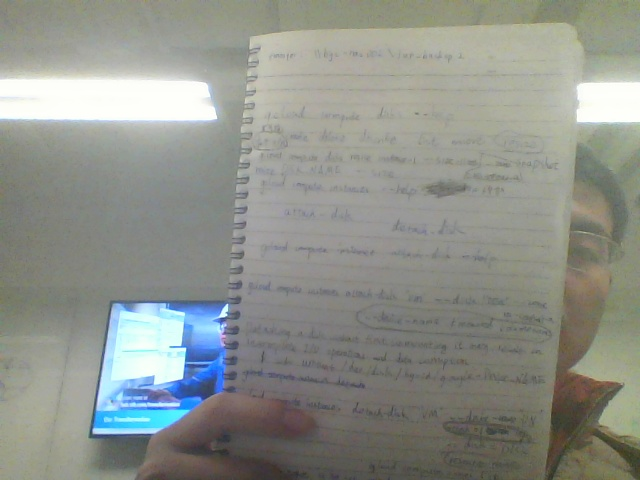
#> input picture tmp.jpg, 640 x 480 px
$ python 15.1_adaptive_shreshold.py
#> lines starting #> are read from the running program, lines starting #| are printed output that depends on the picture; after the words box and inside, x2 and y2 are one past the last pixel; in counts of white or black regions, pixels touching at a corner belong together
import cv2
import numpy as np
from matplotlib import pyplot as plt

img = cv2.imread('../tmp.jpg',0)
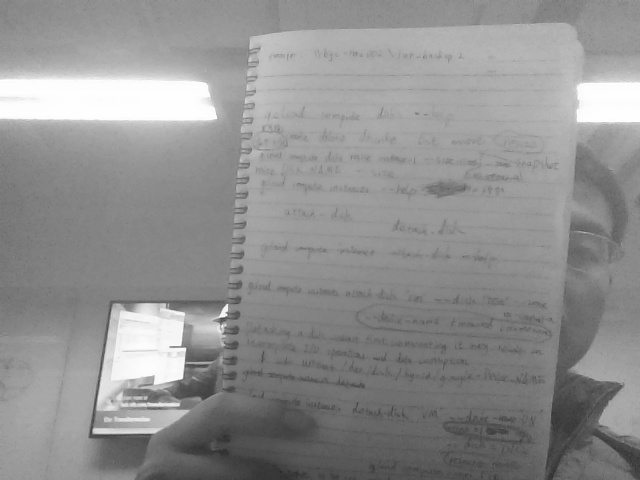
#> img: shape (480, 640); min 44, max 255, mean 144.4
img = cv2.medianBlur(img,5)

ret,th1 = cv2.threshold(img,127,255,cv2.THRESH_BINARY)
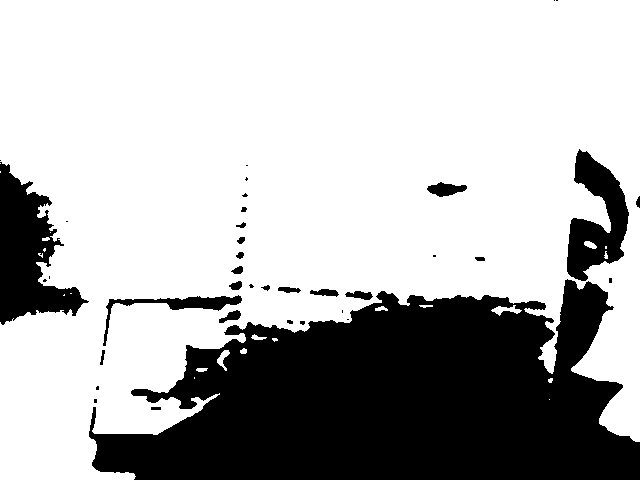
#> th1: shape (480, 640); 71.1% white; 38 black regions (17 under 20 px), largest, box (x1, y1, x2, y2) and area: (89, 279, 640, 480) 74768, (0, 162, 89, 325) 7159, (567, 149, 629, 281) 4308
th2 = cv2.adaptiveThreshold(img,255,cv2.ADAPTIVE_THRESH_MEAN_C,\
            cv2.THRESH_BINARY,11,2)
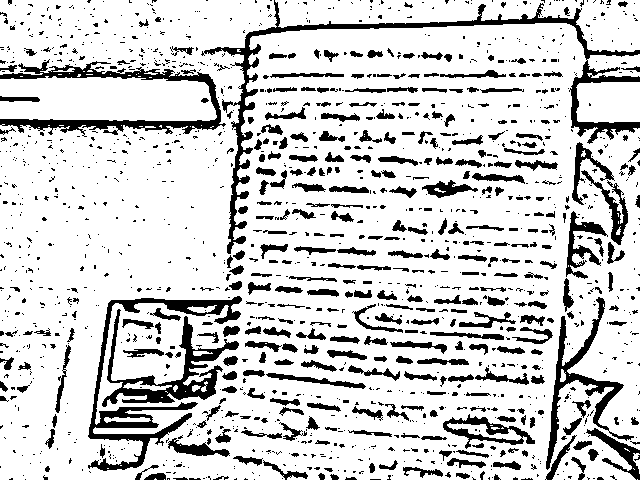
#> th2: shape (480, 640); 81.7% white; 1488 black regions (1122 under 20 px), largest, box (x1, y1, x2, y2) and area: (201, 0, 640, 254) 5955, (88, 296, 242, 471) 3894, (0, 59, 226, 137) 3681
th3 = cv2.adaptiveThreshold(img,255,cv2.ADAPTIVE_THRESH_GAUSSIAN_C,\
            cv2.THRESH_BINARY,11,2)
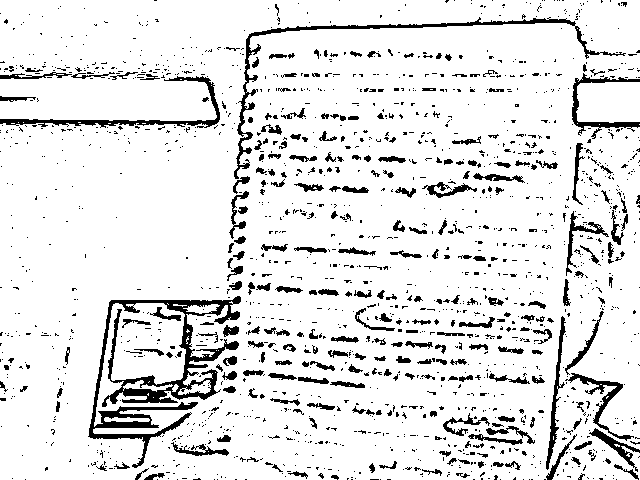
#> th3: shape (480, 640); 89.4% white; 1700 black regions (1440 under 20 px), largest, box (x1, y1, x2, y2) and area: (88, 296, 241, 468) 5573, (234, 17, 626, 179) 2128, (0, 76, 220, 128) 1339

titles = ['Original Image', 'Global Thresholding (v = 127)',
            'Adaptive Mean Thresholding', 'Adaptive Gaussian Thresholding']
images = [img, th1, th2, th3]

for i in xrange(4):
    plt.subplot(2,2,i+1),plt.imshow(images[i],'gray')
    plt.title(titles[i])
    plt.xticks([]),plt.yticks([])
plt.show()

$ run again, with dave.jpg copied over tmp.jpg
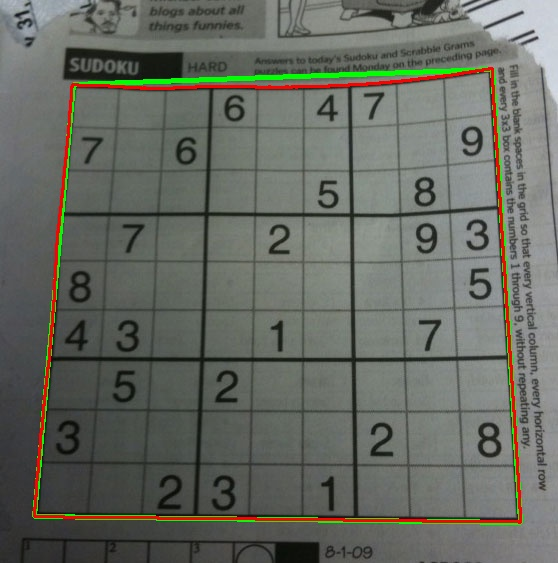
#> input picture dave.jpg, 558 x 563 px
#> `ret,th1 = cv2.threshold(img,127,255,cv2.THRESH_BINARY)`:
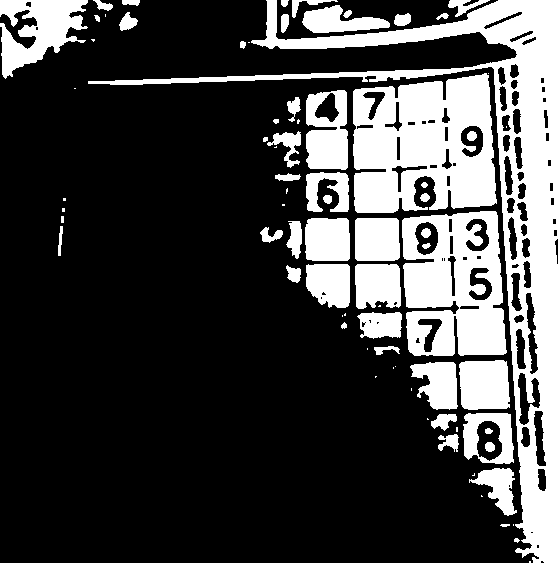
#> th1: shape (563, 558); 26.6% white; 78 white regions (26 under 20 px), largest, box (x1, y1, x2, y2) and area: (88, 0, 558, 563) 28961, (353, 73, 497, 213) 15355, (402, 211, 507, 356) 11152
#> th2: shape (563, 558); 77.8% white; 950 black regions (781 under 20 px), largest, box (x1, y1, x2, y2) and area: (37, 67, 522, 524) 25368, (186, 0, 535, 63) 4212, (63, 47, 472, 81) 4189
#> `th3 = cv2.adaptiveThreshold(img,255,cv2.ADAPTIVE_THRESH_GAUSSIAN_C,\ c..`:
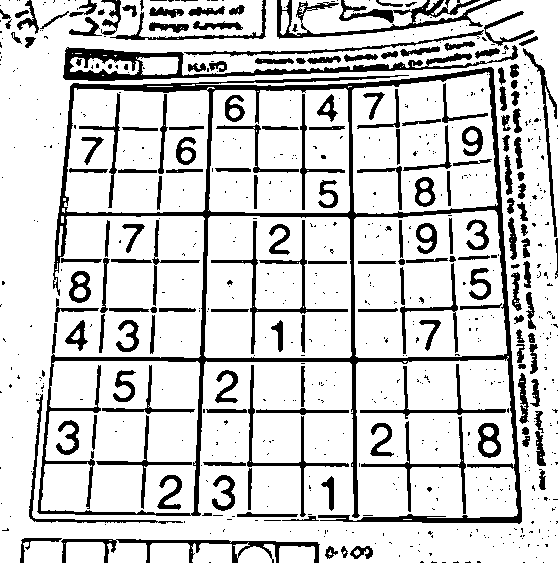
#> th3: shape (563, 558); 81.2% white; 701 black regions (530 under 20 px), largest, box (x1, y1, x2, y2) and area: (37, 67, 522, 524) 15925, (63, 45, 518, 81) 3635, (277, 0, 501, 39) 2426

$ run again, with home.jpg copied over tmp.jpg
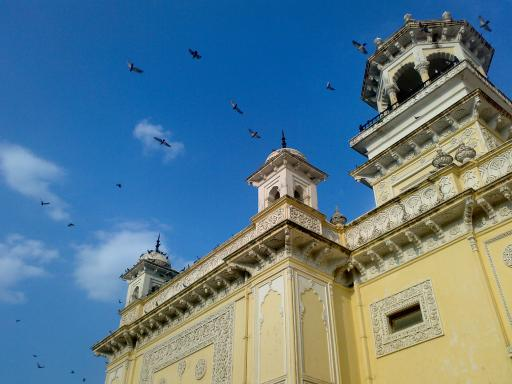
#> input picture home.jpg, 512 x 384 px
#> `ret,th1 = cv2.threshold(img,127,255,cv2.THRESH_BINARY)`:
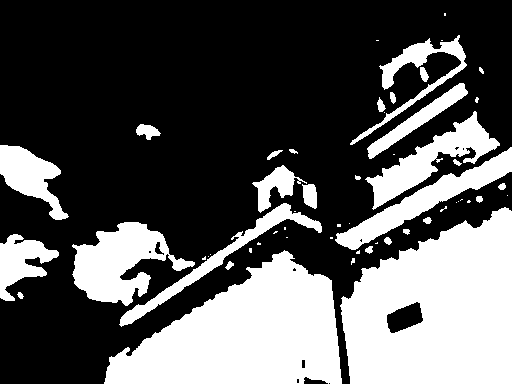
#> th1: shape (384, 512); 34.6% white; 56 white regions (27 under 20 px), largest, box (x1, y1, x2, y2) and area: (340, 207, 512, 384) 22803, (104, 250, 342, 384) 19355, (72, 222, 195, 306) 5199
#> th2: shape (384, 512); 78.6% white; 429 black regions (304 under 20 px), largest, box (x1, y1, x2, y2) and area: (90, 57, 512, 384) 18204, (343, 218, 512, 384) 1938, (374, 5, 495, 74) 1489
#> `th3 = cv2.adaptiveThreshold(img,255,cv2.ADAPTIVE_THRESH_GAUSSIAN_C,\ c..`:
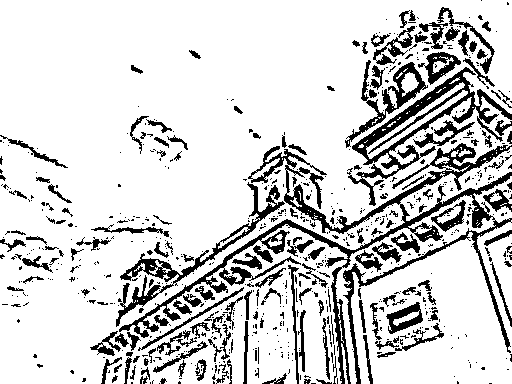
#> th3: shape (384, 512); 82.3% white; 716 black regions (547 under 20 px), largest, box (x1, y1, x2, y2) and area: (119, 143, 512, 384) 9672, (347, 67, 512, 206) 3748, (116, 182, 285, 327) 2247
